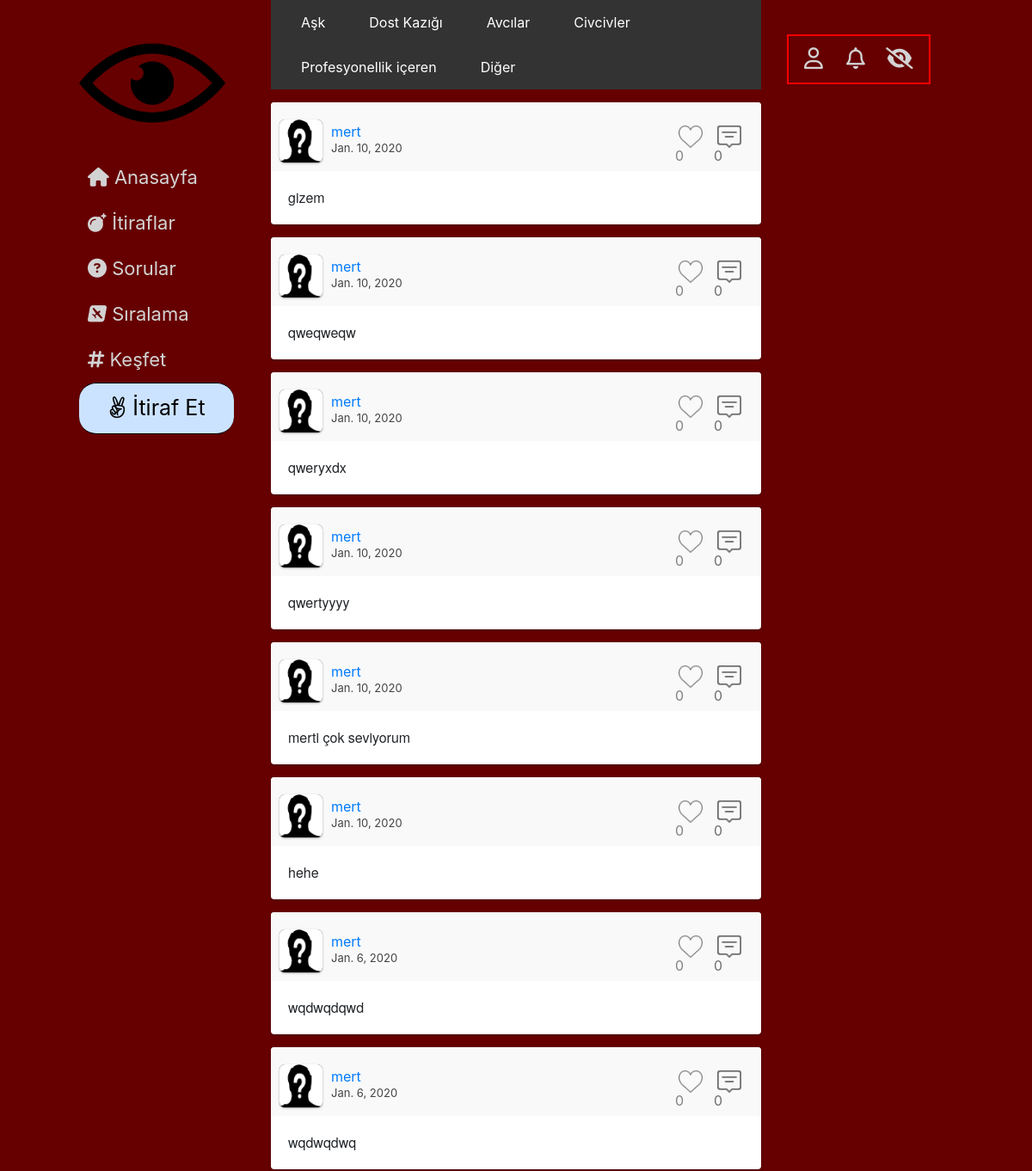
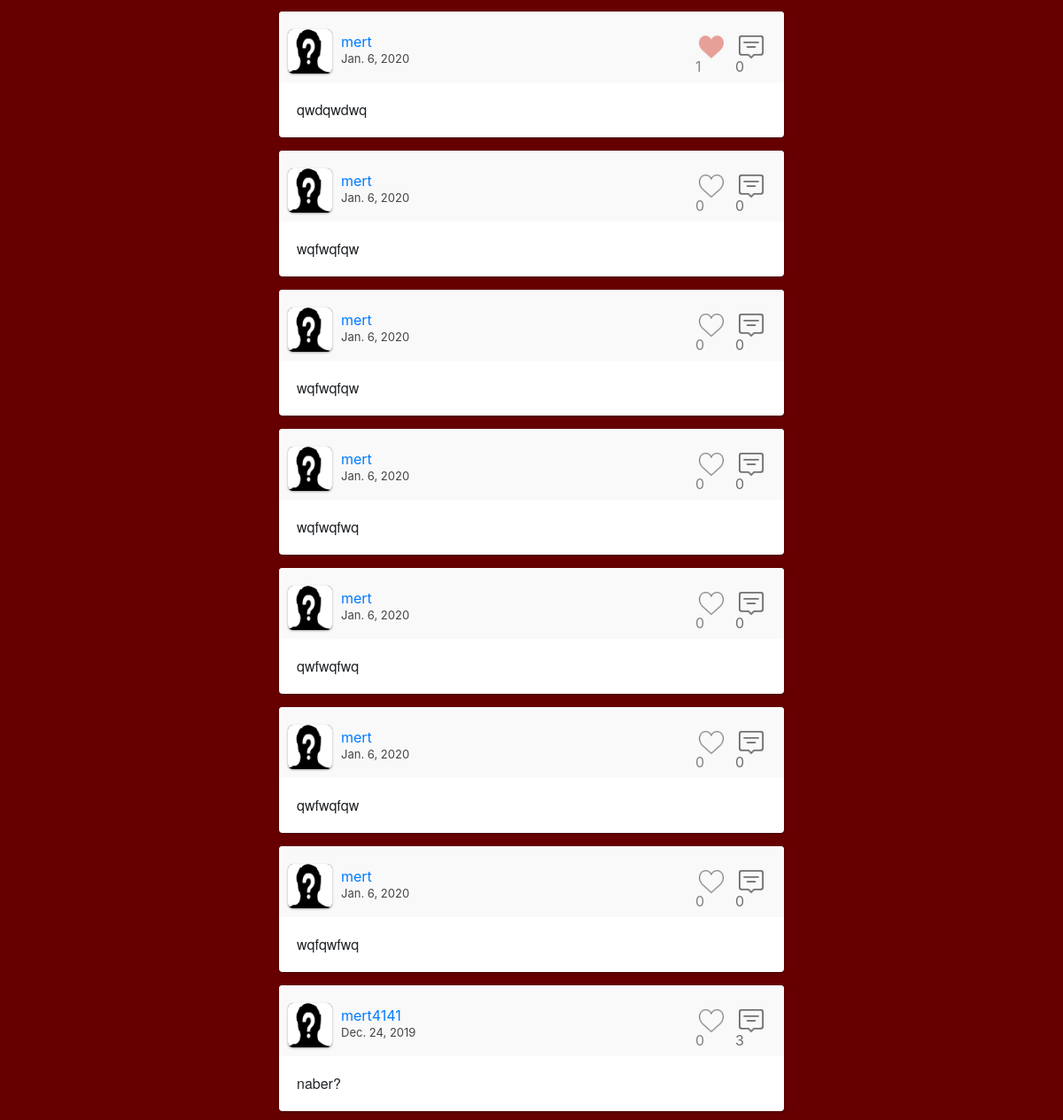
The app's page /ask-itiraf/ (signed in) with its own data (2 pictures, top to bottom).
### website/models.py (models this page shows, shortened)
class Post(models.Model):
    Post_Type = (
        ('Post', 'Post'),
        ('Soru', 'Soru'),
        ('Yorum', 'Yorum')
    )
    Category = (
        ('Aşk', 'Aşk'),
        ('Dost Kazığı', 'Dost Kazığı'),
        ('Avcılar', 'Avcılar'),
        ('Civcivler', 'Civcivler'),
        ('Profesyonellik içerenler', 'Profesyonellik içerenler'),
        ('Diğer', 'Diğer')
    )
    publish_by = models.ForeignKey(UserProfile, on_delete=models.CASCADE)
    post_type = models.CharField(max_length=20, choices=Post_Type)
    category = models.CharField(max_length=50, choices=Category)
    publish_date = models.DateField()
    content = models.TextField(max_length=2000)
    likes = models.ManyToManyField(User, blank=True, related_name='post_likes')
    replycount = models.IntegerField(default=0)
    def get_reply_url(self):
        return f"/cevapla/{self.pk}/"
    def get_like_api_url(self):
        return f"/begen/api/{self.pk}/"

class UserProfile(models.Model):
    GENDER = (
        ('E', 'Erkek'),
        ('K', 'Kadın'),
    )
    FACULTY = (
        ('Mühendislik', 'Mühendislik'),
        ('Mimarlık', 'Mimarlık'),
        ('Fen-Edebiyat', 'Fen-Edebiyat'),
        ('İktisadi-İdari', 'İktisadi-İdari'),
        ('Güzel Sanatlar', 'Güzel Sanatlar')
    )
    gender = models.CharField(max_length=1, choices=GENDER)
    faculty = models.CharField(max_length=20, choices=FACULTY)
    birthdate = models.DateField()
    createdat = models.DateField()
    following = models.ManyToManyField('self', symmetrical=False, through='Follower_List')
    postCount = models.IntegerField(blank=True, null=True)
    point = models.IntegerField(default=0)
    user = models.ForeignKey(User, on_delete=models.CASCADE)
    def get_profile_url(self):
        return f"/profil/{self.pk}/"

### website/views.py (the view)
    def wrapper(request, *args, **kw):
        user = request.user
        if not user.is_authenticated:
            return redirect('login')
        else:
            return function(request, *args, **kw)

### website/views.py (called while the page is built)
def my_login_required(function):
    def wrapper(request, *args, **kw):
        user = request.user
        if not user.is_authenticated:
            return redirect('login')
        else:
            return function(request, *args, **kw)
    return wrapper

@my_login_required
def ask_confessions_view(request):
    return render(request, 'prof.html', {'confession_list': category_post_getter(request, 'Aşk')})

def category_post_getter(request, category):
    confession_list = Post.objects.all().filter(category=category)
    page = request.GET.get('page', 1)
    paginator = Paginator(confession_list, 20)
    try:
        posts = paginator.page(page)
    except PageNotAnInteger:
        posts = paginator.page(1)
    except EmptyPage:
        posts = paginator.page(paginator.num_pages)
    return posts

### templates/prof.html (shortened to what this page needs)
{% extends 'base.html' %}
{% block content %}
            <div id="content-side">
            <div class="categories">
                    <ul>
            <li><a class="active" href="{% url 'ask_itiraf' %}">Aşk</a></li>
            <li><a href="{% url 'dost_itiraf' %}">Dost Kazığı</a></li>
            <li><a href="{% url 'avci_itiraf' %}">Avcılar</a></li>
            <li><a href="{% url 'civciv_itiraf' %}">Civcivler</a></li>
            <li><a href="{% url 'prof_itiraf' %}">Profesyonellik içeren</a></li>
            <li><a href="{% url 'diger_itiraf' %}">Diğer</a></li>
            </ul>
          </div>
                {% for confession in confession_list reversed %}
               {% include "classic-post.html" with post=confession%}
                {% endfor %}
        </div>
{% endblock %}

### templates/classic-post.html (shortened to what this page needs)
{% load static %}
 <div class="post">
                    <div class="user">
                        <div class="user-img"> {% ifequal post.publish_by.gender 'E' %}
              <img src="{% static 'media/erkek.png' %}" alt="profil resmi">
          {% endifequal %}
          </div>
                        <div class="user-info">
                            <a href="{{ post.publish_by.get_profile_url }}"><div class="user-name">{{ post.publish_by.user.username }}</div></a>
                            <span class="post-date">{{post.publish_date}}</span>
                        </div>
                        <div class="actions">
                            {% if request.user in post.likes.all %}
                               <span> <a  data-href="{{ post.get_like_api_url }}"  data-likes={{ post.likes.count }} class="like_button">  <span class="like-red like-ch" > <div class="like-count">{{ post.likes.count }}</div></span> </a></span>
                            {% else %}
                              <span><a  data-href="{{ post.get_like_api_url }}"  data-likes={{ post.likes.count }} class="like_button"> <span class="no-like like-ch" id="like"><div class="like-count">{{ post.likes.count }}</div></span></a></span>
                            {% endif %}
                           <span id="comment-span"> <a href="{{ post.get_reply_url }}"><span class="comment" ><div id="comment-count"> {{ post.replycount }}</div> </span></a></span>
                        </div>
                    </div>
                    <div class="content">
                       {{ post.content }}
                    </div>
                </div>

### website/static/css/main.css (style rules this page uses)
.post { margin: 15px auto 10px; width: 100%; background: #fff; border-radius: 4px; box-shadow: 0 1px 3px rgba(0, 0, 0, 0.12), 0 1px 2px rgba(0, 0, 0, 0.24); transition: all 0.2s ease-in-out; overflow: hidden; }
.post .user { padding: 10px; position: relative; background: #f9f9f9; overflow: hidden; }
.post .user .user-img { margin-top: 10px; margin-right: 10px; width: 50px; height: 50px; float: left; border-radius: 6px; background: #444; box-shadow: 0 1px 3px rgba(0, 0, 0, 0.12), 0 1px 2px rgba(0, 0, 0, 0.24); overflow: hidden; }
.post .user .user-img img { position: relative; width: 100%; height: 100%; }
.post .user .user-info { padding-top: 15px; margin-right: 10px; width: calc(100% - 190px); height: 45px; line-height: 18px; float: left; color: #98d; }
.post .user .user-info .post-date { font-size: 13px; color: #444; }
.post .user .actions { float: right; margin-right: 10px }
.post .user .actions span { margin-right: 10px; width: 35px; height: 60px; float: left; display: block; cursor: pointer; overflow: hidden; background-size: 80%; background-position: 50% 50%; background-repeat: no-repeat; opacity: 0.75; transition: 0.25s opacity ease-in-out; }
#comment-count { text-decoration: none; color: black !important; }
.post .user .actions span:last-child { margin-right: 0; }
.like-red { background-image: url('/static/media/like.png'); }
.no-like { background-image: url('/static/media/no_like.png'); }
.post .content { padding: 20px; font-size: 16px; line-height: 22px; font-family: 'Helvetica Neue'; overflow: hidden; }
.like-count { position: relative; padding-top: 40px; }
.comment { position: relative; padding-top: 40px; }
.categories { position: -webkit-sticky; position: sticky; border-radius: 4px; top: 0; z-index: 1; }
.categories ul { list-style-type: none; margin: 0; padding: 0; overflow: hidden; background-color: #333; }
.categories li { float: left; }
.categories li a { display: block; color: white; margin-left: 19px; text-align: center; padding: 14px 16px; text-decoration: none; }

### records on screen
Post: publish_by.user.username "mert", publish_date "Jan. 10, 2020", likes.count "0", replycount "0", content "gizem"
Post: publish_by.user.username "mert", publish_date "Jan. 10, 2020", likes.count "0", replycount "0", content "qweqweqw"
Post: publish_by.user.username "mert", publish_date "Jan. 10, 2020", likes.count "0", replycount "0", content "qweryxdx"
Post: publish_by.user.username "mert", publish_date "Jan. 10, 2020", likes.count "0", replycount "0", content "qwertyyyy"
Post: publish_by.user.username "mert", publish_date "Jan. 10, 2020", likes.count "0", replycount "0", content "merti çok seviyorum"
Post: publish_by.user.username "mert", publish_date "Jan. 10, 2020", likes.count "0", replycount "0", content "hehe"
Post: publish_by.user.username "mert", publish_date "Jan. 6, 2020", likes.count "0", replycount "0", content "wqdwqdqwd"
Post: publish_by.user.username "mert", publish_date "Jan. 6, 2020", likes.count "0", replycount "0", content "wqdwqdwq"
Post: publish_by.user.username "mert", publish_date "Jan. 6, 2020", likes.count "1", replycount "0", content "qwdqwdwq"
Post: publish_by.user.username "mert", publish_date "Jan. 6, 2020", likes.count "0", replycount "0", content "wqfwqfqw"
Post: publish_by.user.username "mert", publish_date "Jan. 6, 2020", likes.count "0", replycount "0", content "wqfwqfqw"
Post: publish_by.user.username "mert", publish_date "Jan. 6, 2020", likes.count "0", replycount "0", content "wqfwqfwq"
Post: publish_by.user.username "mert", publish_date "Jan. 6, 2020", likes.count "0", replycount "0", content "qwfwqfwq"
Post: publish_by.user.username "mert", publish_date "Jan. 6, 2020", likes.count "0", replycount "0", content "qwfwqfqw"
Post: publish_by.user.username "mert", publish_date "Jan. 6, 2020", likes.count "0", replycount "0", content "wqfqwfwq"
Post: publish_by.user.username "mert4141", publish_date "Dec. 24, 2019", likes.count "0", replycount "3", content "naber?"
